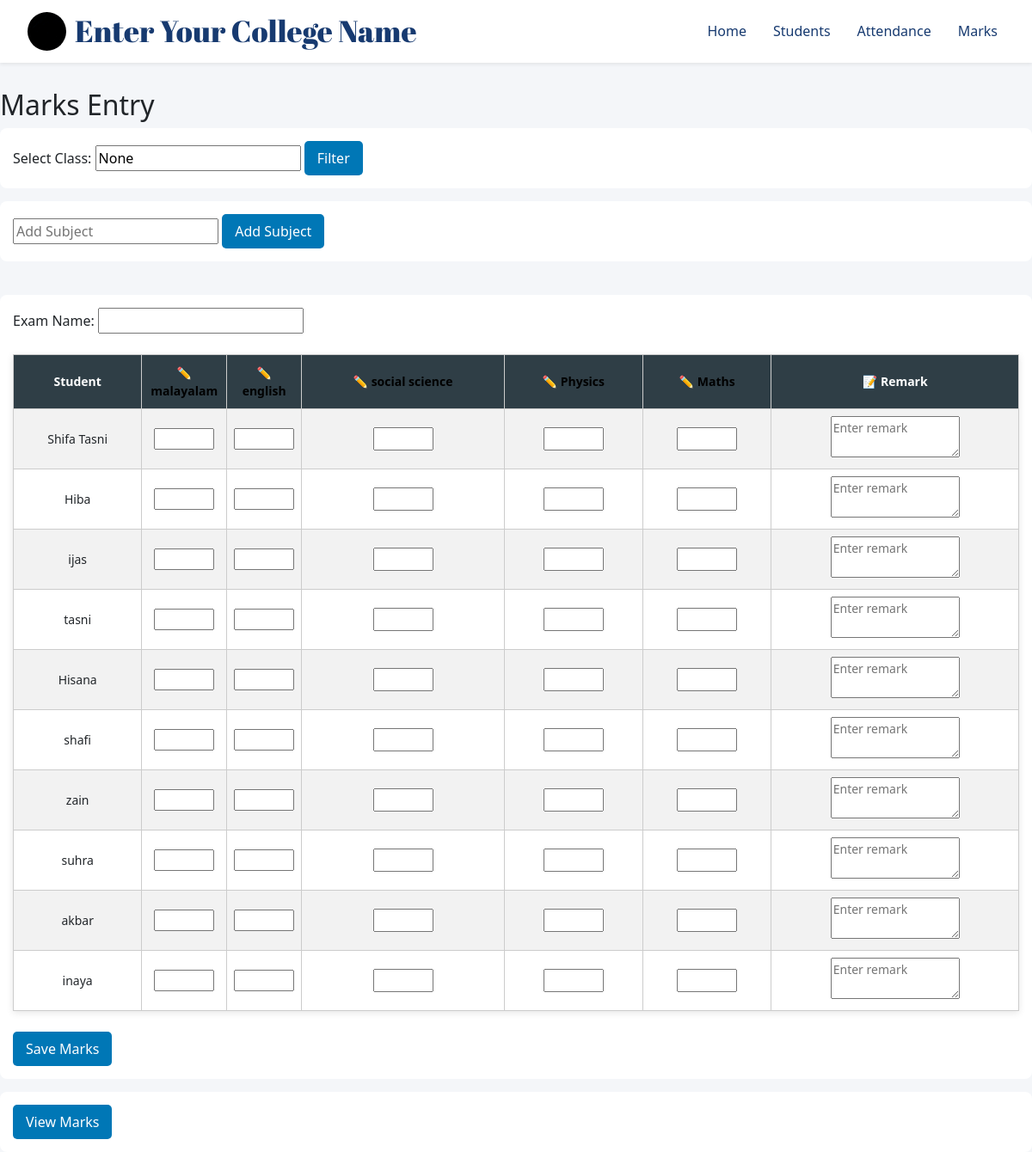
The page /marks/ on the database as committed earlier.
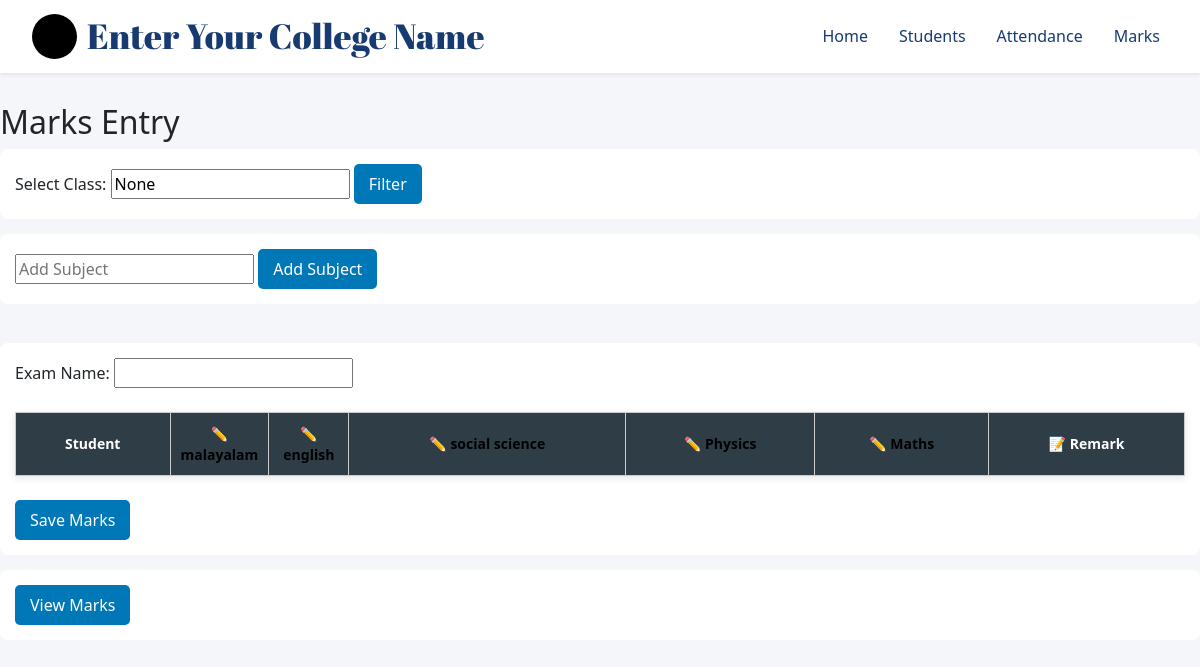
The same page on the database as committed later.
### myapp/models.py (models this page shows, shortened)
class Subject(models.Model):
    name = models.CharField(max_length=50, unique=True)

class Student(models.Model):
    CLASS_CHOICES = [
        ('8', 'Class 8'),
        ('9', 'Class 9'),
        ('10', 'Class 10'),
        ('+1', 'Plus One'),
        ('+2', 'Plus Two'),
        ('ug1', 'Degree 1st Year'),
        ('ug2', 'Degree 2nd Year'),
        ('ug3', 'Degree 3rd Year'),
    ]
    name = models.CharField(max_length=100)
    roll_no = models.IntegerField()
    school_class = models.CharField(
        max_length=20,
        choices=CLASS_CHOICES
    )
    parent_phone = models.CharField(max_length=15)
    address = models.TextField()
    photo = models.ImageField(upload_to='students/', blank=True, null=True)

### myapp/views.py (the view, shortened to what this page needs)
# urls.py: path('marks/', views.marks_entry, name='marks'),
def marks_entry(request):
    selected_class = request.GET.get('class')
    if selected_class:
        students = Student.objects.filter(school_class=selected_class)
    else:
        students = Student.objects.all()
    subjects = Subject.objects.all()
    return render(request, 'marks.html', {
        'students': students,
        'subjects': subjects,
        'selected_class': selected_class
    })

### templates/marks.html (shortened to what this page needs)
{% extends 'base.html' %}
{% load static %}
{% block content %}
<div  class="marks">
<h2>Marks Entry</h2>
<form method="get">
    <label>Select Class:</label>
    <input type="text" name="class" value="{{ selected_class }}">
    <button type="submit">Filter</button>
</form>
<form method="post">
    <input type="text" name="new_subject" placeholder="Add Subject">
    <button type="submit" name="add_subject">Add Subject</button>
</form>
<br>
<form method="post">
    Exam Name:
    <input type="text" name="exam_name" required><br><br>
   <table border="1">
    <tr>
        <th>Student</th>
        {% for sub in subjects %}
            <th>
                <a href="{% url 'edit_subject' sub.id %}" style="text-decoration:none; color:black;">
                    ✏️ {{ sub.name }}
                </a>
            </th>
        {% endfor %}
        <th>📝 Remark</th>
    </tr>
    {% for s in students %}
    <tr>
        <td>{{ s.name }}</td>
        {% for sub in subjects %}
        <td>
            <input type="number" name="{{ s.id }}_{{ sub.id }}" min="0" style="width:70px;">
        </td>
        {% endfor %}
        <td>
            <textarea name="remark_{{ s.id }}" rows="2" style="width:150px;" placeholder="Enter remark"></textarea>
        </td>
    </tr>
    {% endfor %}
</table>
    <br>
    <button type="submit" name="save_marks">Save Marks</button>
</form>
<form method="get" action="{% url 'view_marks' %}">
    <button type="submit"  href="{% url 'view_marks' %}">View Marks</button>
</form>
</div>
{% endblock %}

Rows that differ between the two databases and show on the page:
removed Student: name "Shifa Tasni", id "Enter remark"
removed Student: name "Hiba", id "Enter remark"
removed Student: name "ijas", id "Enter remark"
removed Student: name "tasni", id "Enter remark"
removed Student: name "Hisana", id "Enter remark"
removed Student: name "shafi", id "Enter remark"
removed Student: name "zain", id "Enter remark"
removed Student: name "suhra", id "Enter remark"
removed Student: name "akbar", id "Enter remark"
removed Student: name "inaya", id "Enter remark"
